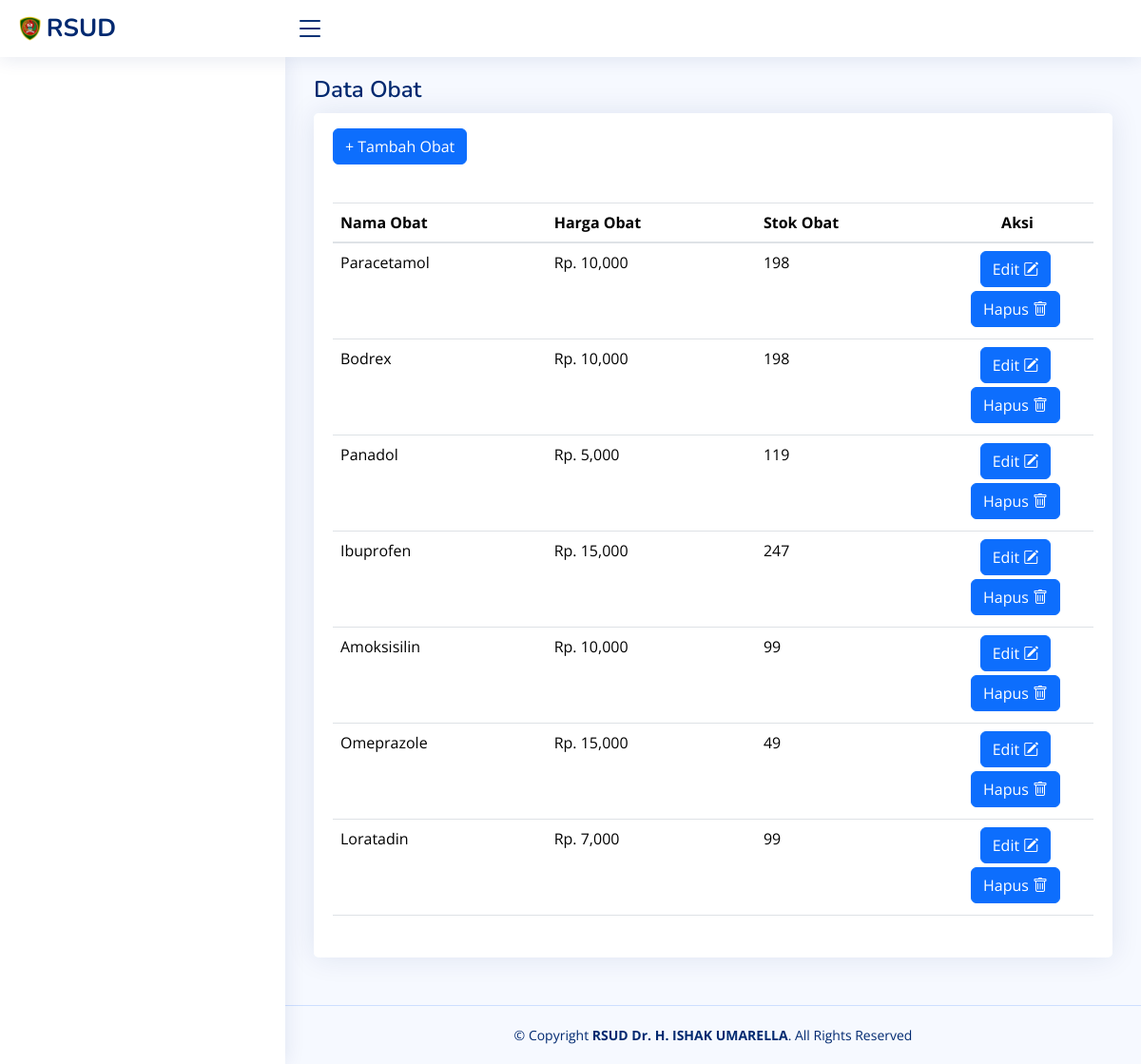
Page /index.php/admin/obat on the earlier database version.
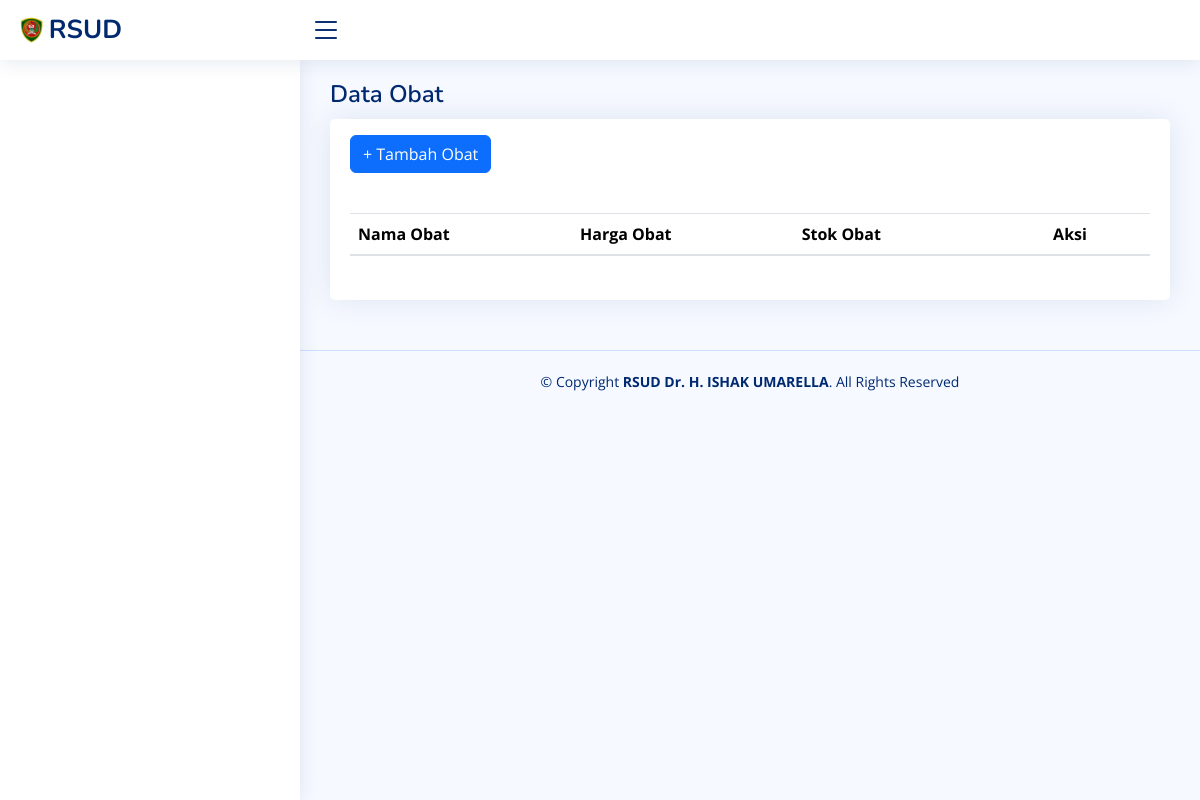
Same page on the later database version.
### tables this page shows
CREATE TABLE `t_obat` (
  `id_obat` int(11) NOT NULL,
  `nama_obat` varchar(255) NOT NULL,
  `harga_obat` bigint(20) NOT NULL,
  `stok_obat` int(11) NOT NULL
);

### application/controllers/Admin.php (called while the page is built, shortened)
<?php
class Admin extends CI_Controller
{
    public function __construct()
    {
        $this->load->library('form_validation');
    }
    public function obat()
    {
        $data['obat'] = $this->db->get('t_obat')->result();
        $data['title'] = 'Manajemen Obat';
        $this->load->view('templates/main/header', $data);
        $this->load->view('templates/main/sidebar', $data);
        $this->load->view('admin/obat', $data);
        $this->load->view('templates/main/footer');
    }
}

### index.php (called while the page is built, shortened)
<?php
require_once BASEPATH.'core/CodeIgniter.php';

### application/views/admin/obat.php (the view, shortened to what this page needs)
<main id="main" class="main">
    <div class="pagetitle">
        <h1>Data Obat</h1>
    </div>
    <section class="section">
        <div class="row">
            <div class="col-lg-12">
                <div class="card">
                    <div class="card-body mt-3">
                        <div class="pb-3">
                            <button type="button" class="btn btn-primary" data-bs-toggle="modal" data-bs-target="#modalTambahObat">
                                + Tambah Obat
                            </button>
                        </div>
                        <div class="table-table-container mt-2">
                            <table id="example" class="table  my-4">
                                <thead>
                                    <tr>
                                        <th>Nama Obat</th>
                                        <th>Harga Obat</th>
                                        <th>Stok Obat</th>
                                        <th class="text-center" style="width: 20%;" data-sortable="false">Aksi</th>
                                    </tr>
                                </thead>
                                <tbody>
                                    <?php foreach ($obat as $o) : ?>
                                        <tr>
                                            <td><?= $o->nama_obat ?></td>
                                            <td>Rp. <?= number_format($o->harga_obat, 0) ?></td>
                                            <td><?= $o->stok_obat ?></td>
                                            <td class="text-center">
                                                <button type="button" class="btn btn-primary d-inline-block me-1 mb-1" data-bs-toggle="modal" data-bs-target="#modalEditObat<?= $o->id_obat ?>">
                                                    Edit <i class=" bi bi-pencil-square"></i>
                                                </button>
                                                <button type="button" class="btn btn-primary d-inline-block me-1 mb-1" data-bs-toggle="modal" data-bs-target="#modalHapusObat<?= $o->id_obat ?>">
                                                    Hapus <i class="bi bi-trash"></i>
                                                </button>
                                            </td>
                                        </tr>
                                    <?php endforeach ?>
                                </tbody>
                            </table>
                        </div>
                    </div>
                </div>
            </div>
        </div>
    </section>
</main>

Differences in the rows shown:
removed t_obat: nama_obat "Paracetamol", harga_obat "10,000", stok_obat "198"
removed t_obat: nama_obat "Bodrex", harga_obat "10,000", stok_obat "198"
removed t_obat: nama_obat "Panadol", harga_obat "5,000", stok_obat "119"
removed t_obat: nama_obat "Ibuprofen", harga_obat "15,000", stok_obat "247"
removed t_obat: nama_obat "Amoksisilin", harga_obat "10,000", stok_obat "99"
removed t_obat: nama_obat "Omeprazole", harga_obat "15,000", stok_obat "49"
removed t_obat: nama_obat "Loratadin", harga_obat "7,000", stok_obat "99"
